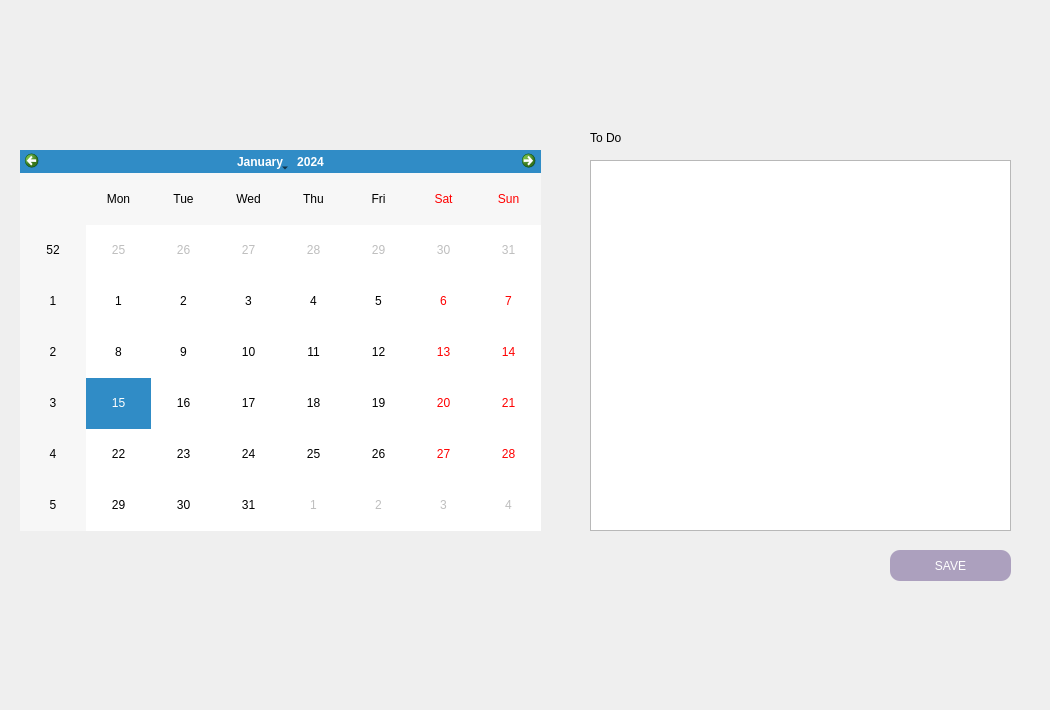
    <widget class="QWidget" name="tab_14">
     <attribute name="title">
      <string>Calendrier</string>
     </attribute>
     <widget class="QTextEdit" name="les_jours">
      <property name="geometry">
       <rect>
        <x>590</x>
        <y>160</y>
        <width>421</width>
        <height>371</height>
       </rect>
      </property>
     </widget>
     <widget class="QCalendarWidget" name="calendarWidget">
      <property name="geometry">
       <rect>
        <x>20</x>
        <y>150</y>
        <width>521</width>
        <height>381</height>
       </rect>
      </property>
      <property name="styleSheet">
       <string notr="true">font: 9pt 'Century Gothic';</string>
      </property>
     </widget>
     <widget class="QPushButton" name="pushButton_4">
      <property name="geometry">
       <rect>
        <x>890</x>
        <y>550</y>
        <width>121</width>
        <height>31</height>
       </rect>
      </property>
      <property name="styleSheet">
       <string notr="true">#pushButton_4{

border-radius:10px;


background-color: rgb(172, 160, 190);
color:white;
font: 9pt 'Century Gothic';
}</string>
      </property>
      <property name="text">
       <string>SAVE</string>
      </property>
     </widget>
     <widget class="QLabel" name="bg_eq_6">
      <property name="geometry">
       <rect>
        <x>0</x>
        <y>0</y>
        <width>1041</width>
        <height>701</height>
       </rect>
      </property>
      <property name="text">
       <string/>
      </property>
     </widget>
     <widget class="QLabel" name="label_38">
      <property name="geometry">
       <rect>
        <x>590</x>
        <y>130</y>
        <width>56</width>
        <height>16</height>
       </rect>
      </property>
      <property name="styleSheet">
       <string notr="true">font: 9pt 'Century Gothic';</string>
      </property>
      <property name="text">
       <string>To Do</string>
      </property>
     </widget>
     <zorder>bg_eq_6</zorder>
     <zorder>les_jours</zorder>
     <zorder>calendarWidget</zorder>
     <zorder>pushButton_4</zorder>
     <zorder>label_38</zorder>
    </widget>
